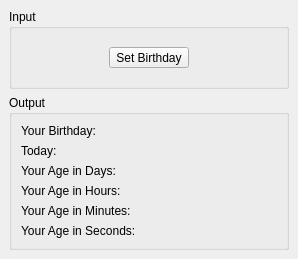
<?xml version="1.0" encoding="UTF-8"?>
<ui version="4.0">
 <class>Window</class>
 <widget class="QMainWindow" name="Window">
  <property name="geometry">
   <rect>
    <x>0</x>
    <y>0</y>
    <width>298</width>
    <height>259</height>
   </rect>
  </property>
  <property name="windowTitle">
   <string>MainWindow</string>
  </property>
  <widget class="QWidget" name="centralwidget">
   <layout class="QVBoxLayout" name="verticalLayout">
    <item>
     <widget class="QGroupBox" name="groupBox">
      <property name="title">
       <string>Input</string>
      </property>
      <layout class="QHBoxLayout" name="horizontalLayout">
       <item>
        <widget class="QToolButton" name="setBirthday">
         <property name="text">
          <string>Set Birthday</string>
         </property>
        </widget>
       </item>
      </layout>
     </widget>
    </item>
    <item>
     <widget class="QGroupBox" name="groupBox_2">
      <property name="title">
       <string>Output</string>
      </property>
      <layout class="QFormLayout" name="formLayout_2">
       <item row="2" column="0">
        <widget class="QLabel" name="label_2">
         <property name="text">
          <string>Your Age in Days:</string>
         </property>
        </widget>
       </item>
       <item row="3" column="0">
        <widget class="QLabel" name="label_5">
         <property name="text">
          <string>Your Age in Hours:</string>
         </property>
        </widget>
       </item>
       <item row="4" column="0">
        <widget class="QLabel" name="label_6">
         <property name="text">
          <string>Your Age in Minutes:</string>
         </property>
        </widget>
       </item>
       <item row="5" column="0">
        <widget class="QLabel" name="label_4">
         <property name="text">
          <string>Your Age in Seconds:</string>
         </property>
        </widget>
       </item>
       <item row="2" column="1">
        <widget class="QLabel" name="days">
         <property name="text">
          <string>&lt;days&gt;</string>
         </property>
        </widget>
       </item>
       <item row="3" column="1">
        <widget class="QLabel" name="hours">
         <property name="text">
          <string>&lt;hours&gt;</string>
         </property>
        </widget>
       </item>
       <item row="4" column="1">
        <widget class="QLabel" name="minutes">
         <property name="text">
          <string>&lt;minutes&gt;</string>
         </property>
        </widget>
       </item>
       <item row="5" column="1">
        <widget class="QLabel" name="seconds">
         <property name="text">
          <string>&lt;seconds&gt;</string>
         </property>
        </widget>
       </item>
       <item row="0" column="0">
        <widget class="QLabel" name="label_3">
         <property name="text">
          <string>Your Birthday:</string>
         </property>
        </widget>
       </item>
       <item row="0" column="1">
        <widget class="QLabel" name="birthday">
         <property name="text">
          <string>&lt;birthday&gt;</string>
         </property>
        </widget>
       </item>
       <item row="1" column="0">
        <widget class="QLabel" name="label">
         <property name="text">
          <string>Today:</string>
         </property>
        </widget>
       </item>
       <item row="1" column="1">
        <widget class="QLabel" name="today">
         <property name="text">
          <string>&lt;today&gt;</string>
         </property>
        </widget>
       </item>
      </layout>
     </widget>
    </item>
   </layout>
  </widget>
 </widget>
 <resources/>
 <connections/>
</ui>
